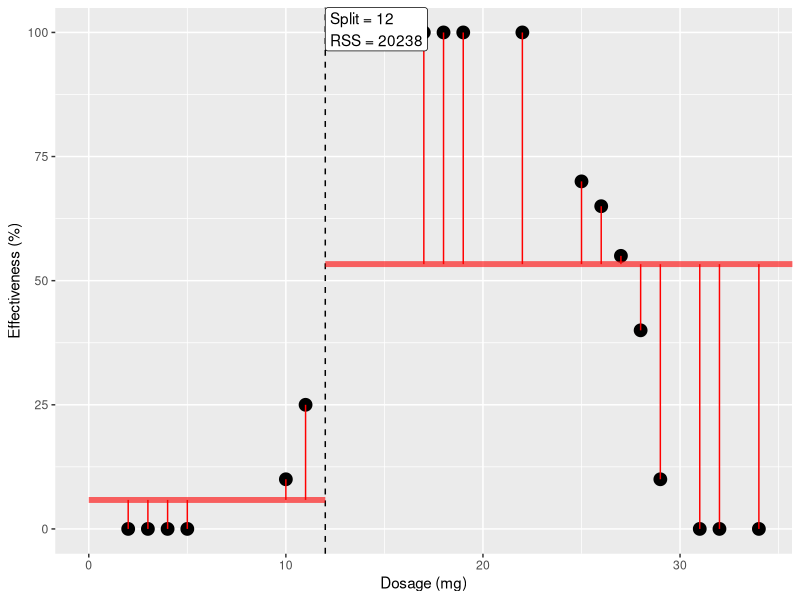

Reproduce this figure in R. (Note: this script raises an error after producing the figure.)
require(tidyverse)
toplot <- data.frame(y = c(0,0,0,0,10,25,100,100,100,100,70,65,55,40,10,0,0,0),
                     x = c(2,3,4,5,10,11,17,18,19,22,25,26,27,28,29,31,32,34))
p <- toplot %>%
  ggplot(aes(x = x,y = y)) +
  geom_point(size = 4) +
  labs(x = 'Dosage (mg)',
       y = 'Effectiveness (%)')

plist <- list()
mins <- NULL
counter <- 1
splits <- seq(3,33)
for(split in splits) {
  tmpPlot <- toplot %>%
    mutate(split = ifelse(x < split,'below','above')) %>%
    group_by(split) %>%
    mutate(ymean = mean(y)) %>%
    ungroup() %>%
    mutate(se = (y - ymean)^2)

  mins <- c(mins,tmpPlot %>%
              summarise(sse = round(sum(se))) %>% .$sse)

  lab <- paste0('Split = ',split,
                '\nRSS = ',tmpPlot %>%
                  summarise(sse = round(sum(se))) %>% .$sse)

  hjuster <- ifelse(split > 30,1,0)

  plist[[counter]] <- p +
    geom_vline(xintercept = split,linetype = 'dashed') +
    annotate(geom = 'segment',x = 0,xend = split,
             y = unique(tmpPlot %>%
                          filter(split == 'below') %>% .$ymean),
             yend = unique(tmpPlot %>%
                             filter(split == 'below') %>% .$ymean),
             color = 'red',size = 2,alpha = .6) +
    annotate(geom = 'segment',x = split,xend = Inf,
             y = unique(tmpPlot %>%
                          filter(split == 'above') %>% .$ymean),
             yend = unique(tmpPlot %>%
                             filter(split == 'above') %>% .$ymean),
             color = 'red',size = 2,alpha = .6) +
    geom_segment(data = tmpPlot,aes(x = x,xend = x,y = ymean,yend = y),color = 'red') +
    annotate(geom = 'label',x = split,y = Inf,label = lab,vjust = 1,hjust = hjuster)
  counter <- counter + 1
}


mInd <- which.min(mins)

plist[[mInd]]
split <- splits[mInd]

tmpPlot <- toplot %>%
  mutate(split = ifelse(x < split,'below','above')) %>%
  group_by(split) %>%
  mutate(ymean = mean(y)) %>%
  ungroup() %>%
  mutate(se = (y - ymean)^2)


p2 <- p +
  geom_vline(xintercept = split,size = 3,color = 'blue',alpha = .6) +
  annotate(geom = 'segment',x = 0,xend = split,
           y = unique(tmpPlot %>%
                        filter(split == 'below') %>% .$ymean),
           yend = unique(tmpPlot %>%
                           filter(split == 'below') %>% .$ymean),
           color = 'red',size = 2,alpha = .6)



plist2 <- list()
mins2 <- NULL
counter <- 1
for(split2 in splits2) {
  tmpPlot <- toplot %>%
    filter(x > splits[mInd]) %>%
    mutate(split = ifelse(x < split2,'below','above')) %>%
    group_by(split) %>%
    mutate(ymean = mean(y)) %>%
    ungroup() %>%
    mutate(se = (y - ymean)^2)

  mins2 <- c(mins2,tmpPlot %>%
               summarise(sse = round(sum(se))) %>% .$sse)

  lab <- paste0('Split = ',split2,
                '\nRSS = ',tmpPlot %>%
                  summarise(sse = round(sum(se))) %>% .$sse)

  hjuster <- ifelse(split2 > 30,1,0)

  plist2[[counter]] <- p2 +
    geom_vline(xintercept = split2,linetype = 'dashed') +
    annotate(geom = 'segment',x = split2,xend = Inf,
             y = unique(tmpPlot %>%
                          filter(split == 'above') %>% .$ymean),
             yend = unique(tmpPlot %>%
                             filter(split == 'above') %>% .$ymean),
             color = 'red',size = 2,alpha = .6) +
    annotate(geom = 'segment',x = splits[mInd],xend = split2,
             y = unique(tmpPlot %>%
                          filter(split == 'below') %>% .$ymean),
             yend = unique(tmpPlot %>%
                             filter(split == 'below') %>% .$ymean),
             color = 'red',size = 2,alpha = .6) +
    geom_segment(data = tmpPlot,aes(x = x,xend = x,y = ymean,yend = y),color = 'red') +
    annotate(geom = 'label',x = split2,y = Inf,label = lab,vjust = 1,hjust = hjuster)
  counter <- counter + 1
}


mInd2 <- which.min(mins2)

plist2[[mInd2]]

split2 <- splits2[mInd2]

tmpPlot <- toplot %>%
  filter(x > splits[mInd]) %>%
  mutate(split = ifelse(x < split2,'below','above')) %>%
  group_by(split) %>%
  mutate(ymean = mean(y)) %>%
  ungroup() %>%
  mutate(se = (y - ymean)^2)

pFinal <- p2 +
  geom_vline(xintercept = c(split2),size = 3,color = 'blue',alpha = .6) +
  annotate(geom = 'segment',x = split2,xend = Inf,
           y = unique(tmpPlot %>%
                        filter(split == 'above') %>% .$ymean),
           yend = unique(tmpPlot %>%
                           filter(split == 'above') %>% .$ymean),
           color = 'red',size = 2,alpha = .6) +
  annotate(geom = 'segment',x = splits[mInd],xend = split2,
           y = unique(tmpPlot %>%
                        filter(split == 'below') %>% .$ymean),
           yend = unique(tmpPlot %>%
                           filter(split == 'below') %>% .$ymean),
           color = 'red',size = 2,alpha = .6)


# Saving
for(i in 1:length(plist)) {
  if(mins[i] == min(mins)) {
    ggsave(plot = plist[[i]] +
             theme(panel.background = element_rect(fill = 'white')) +
             annotate(geom = 'label',x = 17,y = 50,label = 'MINIMUM',size = 10,color = 'red'),
           filename = paste0('./rf0_',splits[i],'.png'),
           device = 'png')
  } else {
    ggsave(plot = plist[[i]],filename = paste0('./rf0_',splits[i],'.png'),
           device = 'png')
  }
}

for(i in 1:length(plist2)) {
  if(mins2[i] == min(mins2)) {
    ggsave(plot = plist2[[i]] +
             theme(panel.background = element_rect(fill = 'white')) +
             annotate(geom = 'label',x = 17,y = 50,label = 'MINIMUM',size = 10,color = 'red'),
           filename = paste0('./rf2_',splits2[i],'.png'),
           device = 'png')
  } else {
    ggsave(plot = plist2[[i]],filename = paste0('./rf2_',splits2[i],'.png'),
           device = 'png')
  }
}

ggsave(plot = pFinal,filename = 'rfFinal.png',device = 'png')

# And save as gif
## list file names and read in
require(magick)
imgs <- list.files('./', pattern = 'rf\\d_',full.names = TRUE)

rf0Plots <- paste0('./rf0_',splits,'.png')

rf0Plots <- c(rf0Plots,
                rev(rf0Plots),
              rf0Plots[1:9],
              rep(rf0Plots[10],10))


rf2Plots <- paste0('./rf2_',splits2,'.png')


which.min(mins2)
rf2Plots <- c(rf2Plots,
              rev(rf2Plots),
              rf2Plots[1:16],
              rep(rf2Plots[17],10),
              rep('rfFinal.png',30))


imgs <- c(rf0Plots,rf2Plots)
img_list <- lapply(imgs, image_read)

## join the images together
img_joined <- image_join(img_list)

## animate at 2 frames per second
img_animated <- image_animate(img_joined, fps = 5)

## save to disk
image_write(image = img_animated,
            path = "../figs/rfdemo.gif")
